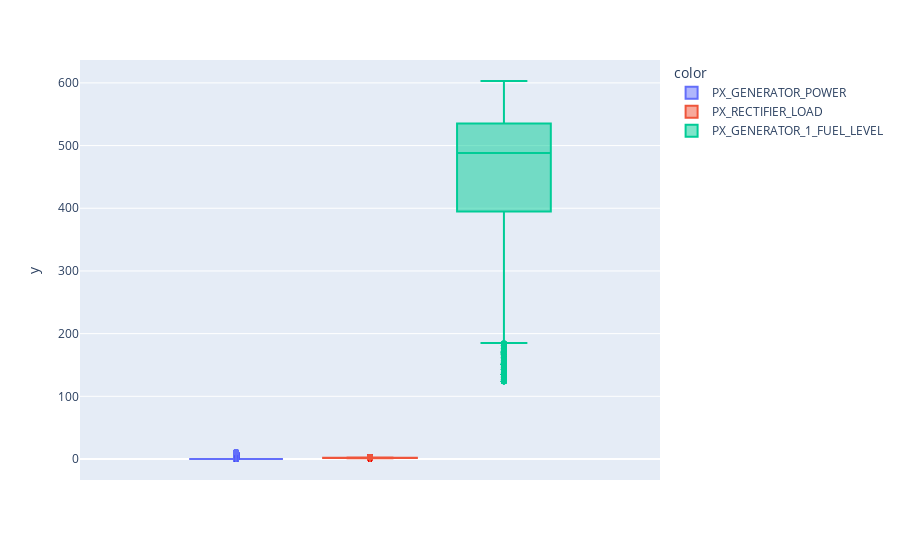

The notebook cell this image was saved under:
### Code cell
px.box(y=site_data[' VALUE'], color=site_data[' READING'])

### Figure 1 — Plotly figure (JSON) as saved in the notebook; plotly's stock layout.template omitted (floating-point values rounded to 4 significant figures; data arrays with more than 128 entries replaced by an {"elided": "..."} marker saying what was removed)
{"data": [{"alignmentgroup": "True", "hovertemplate": "color=PX_GENERATOR_POWER<br>y=%{y}<extra></extra>", "legendgroup": "PX_GENERATOR_POWER", "marker": {"color": "#636efa"}, "name": "PX_GENERATOR_POWER", "notched": false, "offsetgroup": "PX_GENERATOR_POWER", "orientation": "v", "showlegend": true, "type": "box", "x0": " ", "xaxis": "x", "y": {"elided": "4407 float values"}, "y0": " ", "yaxis": "y"}, {"alignmentgroup": "True", "hovertemplate": "color=PX_RECTIFIER_LOAD<br>y=%{y}<extra></extra>", "legendgroup": "PX_RECTIFIER_LOAD", "marker": {"color": "#EF553B"}, "name": "PX_RECTIFIER_LOAD", "notched": false, "offsetgroup": "PX_RECTIFIER_LOAD", "orientation": "v", "showlegend": true, "type": "box", "x0": " ", "xaxis": "x", "y": {"elided": "4407 float values"}, "y0": " ", "yaxis": "y"}, {"alignmentgroup": "True", "hovertemplate": "color=PX_GENERATOR_1_FUEL_LEVEL<br>y=%{y}<extra></extra>", "legendgroup": "PX_GENERATOR_1_FUEL_LEVEL", "marker": {"color": "#00cc96"}, "name": "PX_GENERATOR_1_FUEL_LEVEL", "notched": false, "offsetgroup": "PX_GENERATOR_1_FUEL_LEVEL", "orientation": "v", "showlegend": true, "type": "box", "x0": " ", "xaxis": "x", "y": {"elided": "4407 float values"}, "y0": " ", "yaxis": "y"}], "layout": {"boxmode": "group", "legend": {"title": {"text": "color"}, "tracegroupgap": 0}, "margin": {"t": 60}, "xaxis": {"anchor": "y", "domain": [0, 1]}, "yaxis": {"anchor": "x", "domain": [0, 1], "title": {"text": "y"}}}}
